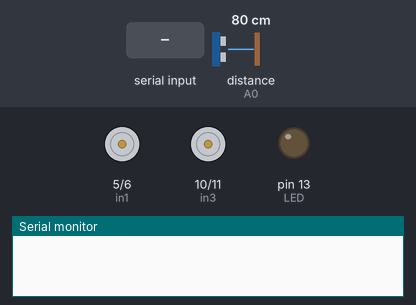
The sketch below on a simulated Arduino Uno, built with avr-gcc and run on an emulated ATmega328P. Shown: motor-driver pin pairs drawn as motors (green arrow = first pin HIGH = forward, orange = second pin HIGH = backward, longer = more drive, scaled by the enable pin), output pins drawn as LEDs (lit = HIGH), the last lines printed to the serial monitor. Inputs (shaded band) come from the test bench; at power-on: distance to the obstacle (sensor on A0) 80 cm. The echo pulse lasts 58.3 µs per cm; pins used as bus, display or sensor lines are not drawn.

Above: at 1.2 s.
1.3 s: "f\n" received over Serial
At 2.1 s:
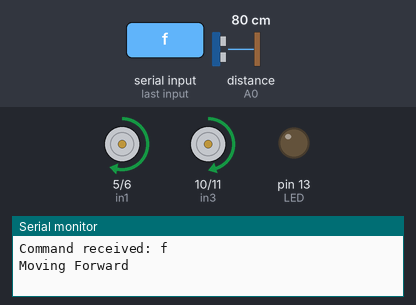
2.8 s: distance to the obstacle (sensor on A0) set to 12 cm
4.3 s: distance to the obstacle (sensor on A0) set to 9 cm
At 5.0 s:
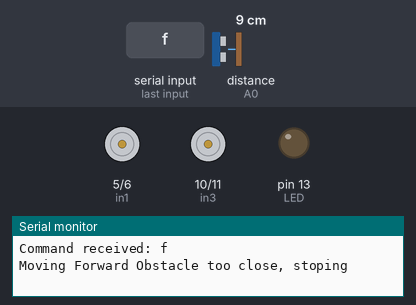
5.8 s: "b\n" received over Serial
7.3 s: "l\n" received over Serial
Timing chart, 0 to 9.8 s (numbered marks = the images above; inputs shaded):
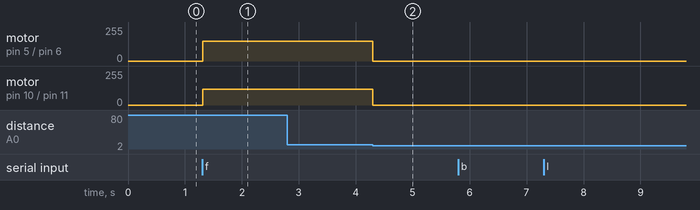

Measured:
- the behaviour switches between 11 and 10 cm on distance to the obstacle (sensor on A0) (found by bisection; images 1 and 2)
- after the input at 1.3 s, motor on pin 5 (in1) / pin 6 (in2): stopped → forward 150/255 at once; motor on pin 10 (in3) / pin 11 (in4): stopped → forward 120/255 at once
- after the input at 2.8 s, every drawn part: stays the same
- after the input at 4.3 s, motor on pin 5 (in1) / pin 6 (in2): forward 150/255 → stopped at once; motor on pin 10 (in3) / pin 11 (in4): forward 120/255 → stopped at once

The sketch:

sketch_oct9a.ino
```cpp
#include <Servo.h>

#define in1 5     // Motor 1
#define in2 6
#define in3 10    // Motor 2
#define in4 11
#define ENA 9     // Enable for Motor 1
#define ENB 3     // Enable for Motor 2
#define LED 13    // Status LED

// Ultrasonic sensor pins
#define trigPin A1
#define echoPin A0

// Constants
const int obstacleThreshold = 10;  // Distance in cm to trigger obstacle avoidance

String command;      // To store Bluetooth command
int Speed = 150;     // Speed range (0 - 255)
bool isMoving = false;  // Flag to track if a movement command was received
String lastCommand;   // To store the last valid movement command

void setup() {
  // Motor pin setup
  pinMode(in1, OUTPUT);
  pinMode(in2, OUTPUT);
  pinMode(in3, OUTPUT);
  pinMode(in4, OUTPUT);
  pinMode(LED, OUTPUT);

  pinMode(ENA, OUTPUT);  // Set ENA for Motor 1
  pinMode(ENB, OUTPUT);  // Set ENB for Motor 2
  digitalWrite(ENA, HIGH);  // Enable Motor 1
  digitalWrite(ENB, HIGH);  // Enable Motor 2

  // Ultrasonic sensor pin setup
  pinMode(trigPin, OUTPUT);
  pinMode(echoPin, INPUT);

  Serial.begin(9600);
}

void loop() {
  // Check for Bluetooth commands
  if (Serial.available() > 0) {
    long distance = measureDistance();
    command = Serial.readStringUntil('\n');  // Read the command as a string until a newline character
    command.trim();  // Remove any extra spaces or newline characters

    Serial.print("Command received: ");
    Serial.println(command);  // Print the received command to the Serial Monitor

    Stop();  // Always stop the motors before processing a new command
    isMoving = true;  // Set the flag to true once a valid command is received

    // Handle movement commands
    if (command.equalsIgnoreCase("f")) {
      long distance = measureDistance();
    if (distance < obstacleThreshold) {
      Serial.println("Obstacle too close, can't move forward");
      }else{
       moveForward();
       Serial.print("Moving Forward ");
      }

      lastCommand = "f";  // Save the last command
    } else if (command.equalsIgnoreCase("b")) {
      moveBackward();
       Serial.print("Moving Backward ");
      lastCommand = "b";  // Save the last command
    } else if (command.equalsIgnoreCase("l")) {
      turnLeft();
       Serial.print("Moving Left");
      lastCommand = "l";  // Save the last command
    } else if (command.equalsIgnoreCase("r")) {
      turnRight();
       Serial.print("Moving Right ");
      lastCommand = "r";  // Save the last command
    } else if (command.equalsIgnoreCase("s")) {
      Stop();
      isMoving = false;  // Stop the movement and disable the movement flag
    }
    // // Speed control commands
    // else if (command.equals("0")) {
    //   Speed = 100;
    // } else if (command.equals("1")) {
    //   Speed = 140;
    // } else if (command.equals("2")) {
    //   Speed = 153;
    // } else if (command.equals("3")) {
    //   Speed = 165;
    // } else if (command.equals("4")) {
    //   Speed = 178;
    // } else if (command.equals("5")) {
    //   Speed = 191;
    // } else if (command.equals("6")) {
    //   Speed = 204;
    // } else if (command.equals("7")) {
    //   Speed = 216;
    // } else if (command.equals("8")) {
    //   Speed = 229;
    // } else if (command.equals("9")) {
    //   Speed = 242;
    // } else if (command.equalsIgnoreCase("q")) {
    //   Speed = 255;  // Max speed
    // } else {
    //   Serial.println("Unrecognized command");
    // }

    // Set the motor speed via the ENA and ENB pins
    analogWrite(ENA, Speed);  // Control speed of Motor 1 (Right motor)
    analogWrite(ENB, 120);  // Control speed of Motor 2 (Left motor)
  }

  // Continuously check for obstacles, but only when the car is moving
  if (isMoving) {
    long distance = measureDistance();
    if (distance < obstacleThreshold) {
      Serial.println("Obstacle too close, stoping");
      Stop();          // Stop the car
      isMoving = false; // Disable movement flag to stop moving after the obstacle is avoided

      // Recheck for obstacles and resume movement after avoiding
      delay(1000); // Pause before resuming
      distance = measureDistance(); // Measure distance again
      if (distance >= obstacleThreshold) {
        // Resume last command if no obstacle is detected
        if (lastCommand.equals("f")) {
          moveForward();
        } else if (lastCommand.equals("b")) {
          moveBackward();
        } else if (lastCommand.equals("l")) {
          turnLeft();
        } else if (lastCommand.equals("r")) {
          turnRight();
        }
        isMoving = true; // Set the movement flag to true again
      }
    }
  }
}

// Function to measure the distance using the ultrasonic sensor
long measureDistance() {
  // Send a 10 microsecond pulse to trigger the sensor
  digitalWrite(trigPin, LOW);
  delayMicroseconds(2);
  digitalWrite(trigPin, HIGH);
  delayMicroseconds(10);
  digitalWrite(trigPin, LOW);

  // Measure the duration of the echo pulse
  long duration = pulseIn(echoPin, HIGH);

  // Calculate the distance based on the speed of sound
  long distance = duration * 0.034 / 2;  // Speed of sound is 0.034 cm/us

  return distance;
}

// Movement functions
void moveForward() {
  digitalWrite(in1, HIGH);
  digitalWrite(in2, LOW);
  digitalWrite(in3, HIGH);
  digitalWrite(in4, LOW);
}

void moveBackward() {
  digitalWrite(in1, LOW);
  digitalWrite(in2, HIGH);
  digitalWrite(in3, LOW);
  digitalWrite(in4, HIGH);
}

void turnLeft() {
  digitalWrite(in1, LOW);
  digitalWrite(in2, HIGH);   // Slow down one side
  digitalWrite(in3, HIGH);
  digitalWrite(in4, LOW);
}

void turnRight() {
  digitalWrite(in1, HIGH);
  digitalWrite(in2, LOW);
  digitalWrite(in3, LOW);
  digitalWrite(in4, HIGH);   // Slow down the other side
}

void Stop() {
  digitalWrite(in1, LOW);
  digitalWrite(in2, LOW);
  digitalWrite(in3, LOW);
  digitalWrite(in4, LOW);
}
```
